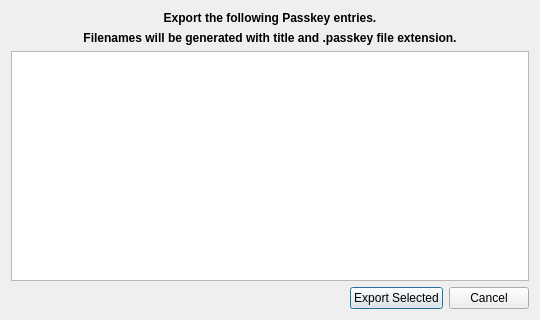
<?xml version="1.0" encoding="UTF-8"?>
<ui version="4.0">
 <class>PasskeyExportDialog</class>
 <widget class="QDialog" name="PasskeyExportDialog">
  <property name="geometry">
   <rect>
    <x>0</x>
    <y>0</y>
    <width>540</width>
    <height>320</height>
   </rect>
  </property>
  <property name="windowTitle">
   <string>KeePassXC - Passkey Export</string>
  </property>
  <layout class="QVBoxLayout" name="verticalLayout">
   <item>
    <widget class="QLabel" name="exportLabel">
     <property name="font">
      <font>
       <weight>75</weight>
       <bold>true</bold>
      </font>
     </property>
     <property name="text">
      <string>Export the following Passkey entries.</string>
     </property>
     <property name="alignment">
      <set>Qt::AlignCenter</set>
     </property>
    </widget>
   </item>
   <item>
    <widget class="QLabel" name="filenameLabel">
     <property name="font">
      <font>
       <weight>75</weight>
       <bold>true</bold>
      </font>
     </property>
     <property name="text">
      <string>Filenames will be generated with title and .passkey file extension.</string>
     </property>
     <property name="alignment">
      <set>Qt::AlignCenter</set>
     </property>
    </widget>
   </item>
   <item>
    <widget class="QTableWidget" name="itemsTable">
     <property name="editTriggers">
      <set>QAbstractItemView::NoEditTriggers</set>
     </property>
     <property name="showDropIndicator" stdset="0">
      <bool>false</bool>
     </property>
     <property name="selectionMode">
      <enum>QAbstractItemView::ExtendedSelection</enum>
     </property>
     <property name="selectionBehavior">
      <enum>QAbstractItemView::SelectRows</enum>
     </property>
     <property name="cornerButtonEnabled">
      <bool>false</bool>
     </property>
     <attribute name="horizontalHeaderVisible">
      <bool>false</bool>
     </attribute>
     <attribute name="verticalHeaderVisible">
      <bool>false</bool>
     </attribute>
    </widget>
   </item>
   <item>
    <layout class="QHBoxLayout" name="horizontalLayout">
     <item>
      <spacer name="horizontalSpacer">
       <property name="orientation">
        <enum>Qt::Horizontal</enum>
       </property>
       <property name="sizeHint" stdset="0">
        <size>
         <width>40</width>
         <height>20</height>
        </size>
       </property>
      </spacer>
     </item>
     <item>
      <widget class="QPushButton" name="exportButton">
       <property name="accessibleName">
        <string>Export entries</string>
       </property>
       <property name="text">
        <string>Export Selected</string>
       </property>
       <property name="autoDefault">
        <bool>true</bool>
       </property>
       <property name="default">
        <bool>true</bool>
       </property>
      </widget>
     </item>
     <item>
      <widget class="QPushButton" name="cancelButton">
       <property name="text">
        <string>Cancel</string>
       </property>
       <property name="autoDefault">
        <bool>true</bool>
       </property>
      </widget>
     </item>
    </layout>
   </item>
  </layout>
 </widget>
 <resources/>
 <connections/>
</ui>
